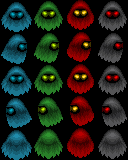

Below is a game level as drawn by its tile map, then a one-line description and the .tmx file that defines it, in full:
An orthogonal 4x5 tile map with 32x32 px tiles, 1 tile layer (Tile Layer 1), 4 tilesets.

<map version="1.9" tiledversion="1.9.0" orientation="orthogonal" renderorder="right-down" width="4" height="5" tilewidth="32" tileheight="32" infinite="0" nextlayerid="2" nextobjectid="1">
 <tileset firstgid="1" source="ghost01_15-1.tsx" />
 <tileset firstgid="13" source="ghost01_15-2.tsx" />
 <tileset firstgid="25" source="ghost01_15-4.tsx" />
 <tileset firstgid="37" source="ghost01_15-3.tsx" />
 <layer id="1" name="Tile Layer 1" width="4" height="5">
  <data encoding="csv">
13,26,39,2,
19,32,45,8,
13,26,39,2,
16,29,42,5,
22,35,48,11
</data>
 </layer>
</map>
